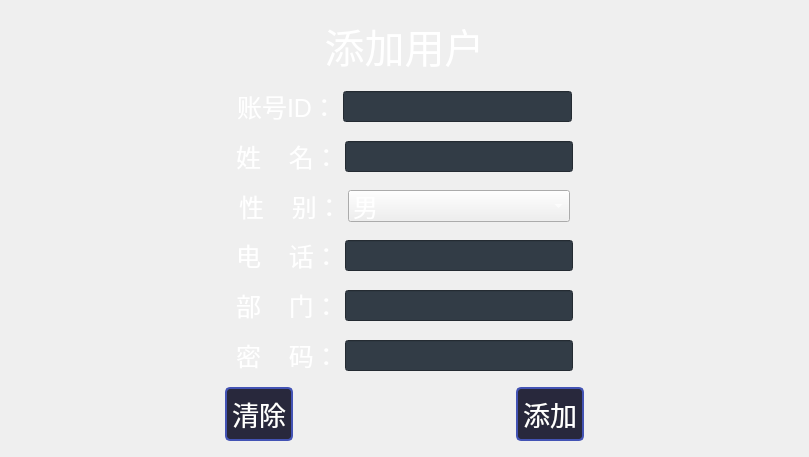
<?xml version="1.0" encoding="UTF-8"?>
<ui version="4.0">
 <class>MainWindow</class>
 <widget class="QMainWindow" name="MainWindow">
  <property name="geometry">
   <rect>
    <x>0</x>
    <y>0</y>
    <width>809</width>
    <height>457</height>
   </rect>
  </property>
  <property name="windowTitle">
   <string>MainWindow</string>
  </property>
  <property name="styleSheet">
   <string notr="true">background-color: rgb(58, 58,58);
QLineEdit{
	color:white;
}</string>
  </property>
  <widget class="QWidget" name="centralwidget">
   <layout class="QVBoxLayout" name="verticalLayout">
    <item>
     <spacer name="verticalSpacer_2">
      <property name="orientation">
       <enum>Qt::Vertical</enum>
      </property>
      <property name="sizeHint" stdset="0">
       <size>
        <width>20</width>
        <height>40</height>
       </size>
      </property>
     </spacer>
    </item>
    <item>
     <widget class="QLabel" name="lb_title">
      <property name="font">
       <font>
        <family>Arial</family>
        <pointsize>-1</pointsize>
        <weight>50</weight>
        <italic>false</italic>
        <bold>false</bold>
       </font>
      </property>
      <property name="styleSheet">
       <string notr="true">font-size:40px;
                                            color:rgb(255,255,255);
                                            font:Arial;
                                        </string>
      </property>
      <property name="text">
       <string>添加用户</string>
      </property>
      <property name="alignment">
       <set>Qt::AlignCenter</set>
      </property>
     </widget>
    </item>
    <item>
     <spacer name="verticalSpacer">
      <property name="orientation">
       <enum>Qt::Vertical</enum>
      </property>
      <property name="sizeHint" stdset="0">
       <size>
        <width>20</width>
        <height>40</height>
       </size>
      </property>
     </spacer>
    </item>
    <item>
     <layout class="QHBoxLayout" name="horizontalLayout">
      <item>
       <spacer name="horizontalSpacer">
        <property name="orientation">
         <enum>Qt::Horizontal</enum>
        </property>
        <property name="sizeHint" stdset="0">
         <size>
          <width>40</width>
          <height>20</height>
         </size>
        </property>
       </spacer>
      </item>
      <item>
       <widget class="QLabel" name="lb_username">
        <property name="styleSheet">
         <string notr="true">font-family:Arial;
                                            font-size:25px;

                                            color:rgb(255, 255, 255)
                                        </string>
        </property>
        <property name="text">
         <string>账号ID：</string>
        </property>
       </widget>
      </item>
      <item>
       <widget class="QLineEdit" name="le_id">
        <property name="font">
         <font>
          <family>Arial</family>
          <pointsize>14</pointsize>
         </font>
        </property>
        <property name="styleSheet">
         <string notr="true">color:rgb(255, 255, 255);
                                            background-color:rgb(50,60,70);
                                        </string>
        </property>
        <property name="alignment">
         <set>Qt::AlignCenter</set>
        </property>
       </widget>
      </item>
      <item>
       <spacer name="horizontalSpacer_2">
        <property name="orientation">
         <enum>Qt::Horizontal</enum>
        </property>
        <property name="sizeHint" stdset="0">
         <size>
          <width>40</width>
          <height>20</height>
         </size>
        </property>
       </spacer>
      </item>
     </layout>
    </item>
    <item>
     <spacer name="verticalSpacer_3">
      <property name="orientation">
       <enum>Qt::Vertical</enum>
      </property>
      <property name="sizeHint" stdset="0">
       <size>
        <width>20</width>
        <height>40</height>
       </size>
      </property>
     </spacer>
    </item>
    <item>
     <layout class="QHBoxLayout" name="horizontalLayout_2">
      <item>
       <spacer name="horizontalSpacer_3">
        <property name="orientation">
         <enum>Qt::Horizontal</enum>
        </property>
        <property name="sizeHint" stdset="0">
         <size>
          <width>40</width>
          <height>20</height>
         </size>
        </property>
       </spacer>
      </item>
      <item>
       <widget class="QLabel" name="lb_name">
        <property name="styleSheet">
         <string notr="true">font-family:Arial;
                                            font-size:25px;

                                            color:rgb(255, 255, 255)
                                        </string>
        </property>
        <property name="text">
         <string>姓    名：</string>
        </property>
       </widget>
      </item>
      <item>
       <widget class="QLineEdit" name="le_username">
        <property name="font">
         <font>
          <family>Arial</family>
          <pointsize>14</pointsize>
         </font>
        </property>
        <property name="styleSheet">
         <string notr="true">color:rgb(255, 255, 255);
                                            background-color:rgb(50,60,70);
                                        </string>
        </property>
        <property name="alignment">
         <set>Qt::AlignCenter</set>
        </property>
       </widget>
      </item>
      <item>
       <spacer name="horizontalSpacer_4">
        <property name="orientation">
         <enum>Qt::Horizontal</enum>
        </property>
        <property name="sizeHint" stdset="0">
         <size>
          <width>40</width>
          <height>20</height>
         </size>
        </property>
       </spacer>
      </item>
     </layout>
    </item>
    <item>
     <spacer name="verticalSpacer_4">
      <property name="orientation">
       <enum>Qt::Vertical</enum>
      </property>
      <property name="sizeHint" stdset="0">
       <size>
        <width>20</width>
        <height>40</height>
       </size>
      </property>
     </spacer>
    </item>
    <item>
     <layout class="QHBoxLayout" name="horizontalLayout_3">
      <item>
       <spacer name="horizontalSpacer_6">
        <property name="orientation">
         <enum>Qt::Horizontal</enum>
        </property>
        <property name="sizeHint" stdset="0">
         <size>
          <width>37</width>
          <height>29</height>
         </size>
        </property>
       </spacer>
      </item>
      <item>
       <widget class="QLabel" name="lb_sex">
        <property name="styleSheet">
         <string notr="true">font-family:Arial;
                                            font-size:25px;

                                            color:rgb(255, 255, 255)
                                        </string>
        </property>
        <property name="text">
         <string>性    别：</string>
        </property>
       </widget>
      </item>
      <item>
       <widget class="QComboBox" name="cb_gender">
        <property name="sizePolicy">
         <sizepolicy hsizetype="Expanding" vsizetype="Fixed">
          <horstretch>0</horstretch>
          <verstretch>0</verstretch>
         </sizepolicy>
        </property>
        <property name="minimumSize">
         <size>
          <width>0</width>
          <height>0</height>
         </size>
        </property>
        <property name="maximumSize">
         <size>
          <width>222</width>
          <height>32</height>
         </size>
        </property>
        <property name="styleSheet">
         <string notr="true">font-family:Arial;
                                            font-size:25px;

                                            color:rgb(255, 255, 255)
                                        </string>
        </property>
        <item>
         <property name="text">
          <string>男</string>
         </property>
        </item>
        <item>
         <property name="text">
          <string>女</string>
         </property>
        </item>
       </widget>
      </item>
      <item>
       <spacer name="horizontalSpacer_5">
        <property name="orientation">
         <enum>Qt::Horizontal</enum>
        </property>
        <property name="sizeHint" stdset="0">
         <size>
          <width>37</width>
          <height>29</height>
         </size>
        </property>
       </spacer>
      </item>
     </layout>
    </item>
    <item>
     <spacer name="verticalSpacer_5">
      <property name="orientation">
       <enum>Qt::Vertical</enum>
      </property>
      <property name="sizeHint" stdset="0">
       <size>
        <width>20</width>
        <height>40</height>
       </size>
      </property>
     </spacer>
    </item>
    <item>
     <layout class="QHBoxLayout" name="horizontalLayout_4">
      <item>
       <spacer name="horizontalSpacer_7">
        <property name="orientation">
         <enum>Qt::Horizontal</enum>
        </property>
        <property name="sizeHint" stdset="0">
         <size>
          <width>40</width>
          <height>20</height>
         </size>
        </property>
       </spacer>
      </item>
      <item>
       <widget class="QLabel" name="lb_tel">
        <property name="styleSheet">
         <string notr="true">font-family:Arial;
                                            font-size:25px;

                                            color:rgb(255, 255, 255)
                                        </string>
        </property>
        <property name="text">
         <string>电    话：</string>
        </property>
       </widget>
      </item>
      <item>
       <widget class="QLineEdit" name="le_mobile">
        <property name="font">
         <font>
          <family>Arial</family>
          <pointsize>14</pointsize>
         </font>
        </property>
        <property name="styleSheet">
         <string notr="true">color:rgb(255, 255, 255);
                                            background-color:rgb(50,60,70);
                                        </string>
        </property>
        <property name="alignment">
         <set>Qt::AlignCenter</set>
        </property>
       </widget>
      </item>
      <item>
       <spacer name="horizontalSpacer_8">
        <property name="orientation">
         <enum>Qt::Horizontal</enum>
        </property>
        <property name="sizeHint" stdset="0">
         <size>
          <width>40</width>
          <height>20</height>
         </size>
        </property>
       </spacer>
      </item>
     </layout>
    </item>
    <item>
     <spacer name="verticalSpacer_6">
      <property name="orientation">
       <enum>Qt::Vertical</enum>
      </property>
      <property name="sizeHint" stdset="0">
       <size>
        <width>20</width>
        <height>40</height>
       </size>
      </property>
     </spacer>
    </item>
    <item>
     <layout class="QHBoxLayout" name="horizontalLayout_5">
      <item>
       <spacer name="horizontalSpacer_9">
        <property name="orientation">
         <enum>Qt::Horizontal</enum>
        </property>
        <property name="sizeHint" stdset="0">
         <size>
          <width>40</width>
          <height>20</height>
         </size>
        </property>
       </spacer>
      </item>
      <item>
       <widget class="QLabel" name="lb_depart">
        <property name="styleSheet">
         <string notr="true">font-family:Arial;
                                            font-size:25px;

                                            color:rgb(255, 255, 255)
                                        </string>
        </property>
        <property name="text">
         <string>部    门：</string>
        </property>
       </widget>
      </item>
      <item>
       <widget class="QLineEdit" name="le_depart">
        <property name="font">
         <font>
          <family>Arial</family>
          <pointsize>14</pointsize>
         </font>
        </property>
        <property name="styleSheet">
         <string notr="true">color:rgb(255, 255, 255);
                                            background-color:rgb(50,60,70);
                                        </string>
        </property>
        <property name="alignment">
         <set>Qt::AlignCenter</set>
        </property>
       </widget>
      </item>
      <item>
       <spacer name="horizontalSpacer_10">
        <property name="orientation">
         <enum>Qt::Horizontal</enum>
        </property>
        <property name="sizeHint" stdset="0">
         <size>
          <width>40</width>
          <height>20</height>
         </size>
        </property>
       </spacer>
      </item>
     </layout>
    </item>
    <item>
     <spacer name="verticalSpacer_7">
      <property name="orientation">
       <enum>Qt::Vertical</enum>
      </property>
      <property name="sizeHint" stdset="0">
       <size>
        <width>20</width>
        <height>40</height>
       </size>
      </property>
     </spacer>
    </item>
    <item>
     <layout class="QHBoxLayout" name="horizontalLayout_6">
      <item>
       <spacer name="horizontalSpacer_11">
        <property name="orientation">
         <enum>Qt::Horizontal</enum>
        </property>
        <property name="sizeHint" stdset="0">
         <size>
          <width>40</width>
          <height>20</height>
         </size>
        </property>
       </spacer>
      </item>
      <item>
       <widget class="QLabel" name="lb_password">
        <property name="styleSheet">
         <string notr="true">font-family:Arial;
                                            font-size:25px;

                                            color:rgb(255, 255, 255)
                                        </string>
        </property>
        <property name="text">
         <string>密    码：</string>
        </property>
       </widget>
      </item>
      <item>
       <widget class="QLineEdit" name="le_password">
        <property name="font">
         <font>
          <family>Arial</family>
          <pointsize>14</pointsize>
         </font>
        </property>
        <property name="styleSheet">
         <string notr="true">color:rgb(255, 255, 255);
                                            background-color:rgb(50,60,70);
                                        </string>
        </property>
        <property name="alignment">
         <set>Qt::AlignCenter</set>
        </property>
       </widget>
      </item>
      <item>
       <spacer name="horizontalSpacer_12">
        <property name="orientation">
         <enum>Qt::Horizontal</enum>
        </property>
        <property name="sizeHint" stdset="0">
         <size>
          <width>40</width>
          <height>20</height>
         </size>
        </property>
       </spacer>
      </item>
     </layout>
    </item>
    <item>
     <spacer name="verticalSpacer_8">
      <property name="orientation">
       <enum>Qt::Vertical</enum>
      </property>
      <property name="sizeHint" stdset="0">
       <size>
        <width>20</width>
        <height>40</height>
       </size>
      </property>
     </spacer>
    </item>
    <item>
     <layout class="QHBoxLayout" name="horizontalLayout_7">
      <item>
       <spacer name="horizontalSpacer_13">
        <property name="orientation">
         <enum>Qt::Horizontal</enum>
        </property>
        <property name="sizeHint" stdset="0">
         <size>
          <width>40</width>
          <height>20</height>
         </size>
        </property>
       </spacer>
      </item>
      <item>
       <widget class="QPushButton" name="pb_clearAll">
        <property name="styleSheet">
         <string notr="true">QPushButton {
                                                    color: #ffffff;
                                                    background-color: rgb(40,40, 60);
                                                    border-radius:5px;
                                                    text-align:center;
                                                    font-size:20pt;
                                                    font-family:Arial;
                                                    padding: 5px;
                                                    border:2px solid rgb(67,83,180);
                                                    }
                                                    QPushButton:hover{
                                                    font-size:20pt;
                                                    font-weight:bold;
                                                    border-width:4px;
                                                    border-radius:10px;
                                                    }
                                                </string>
        </property>
        <property name="text">
         <string>清除</string>
        </property>
       </widget>
      </item>
      <item>
       <spacer name="horizontalSpacer_14">
        <property name="orientation">
         <enum>Qt::Horizontal</enum>
        </property>
        <property name="sizeHint" stdset="0">
         <size>
          <width>40</width>
          <height>20</height>
         </size>
        </property>
       </spacer>
      </item>
      <item>
       <widget class="QPushButton" name="pb_addUser">
        <property name="styleSheet">
         <string notr="true">QPushButton {
                                                    color: #ffffff;
                                                    background-color: rgb(40,40, 60);
                                                    border-radius:5px;
                                                    text-align:center;
                                                    font-size:20pt;
                                                    font-family:Arial;
                                                    padding: 5px;
                                                    border:2px solid rgb(67,83,180);
                                                    }
                                                    QPushButton:hover{
                                                    font-size:20pt;
                                                    font-weight:bold;
                                                    border-width:4px;
                                                    border-radius:10px;
                                                    }
                                                </string>
        </property>
        <property name="text">
         <string>添加</string>
        </property>
       </widget>
      </item>
      <item>
       <spacer name="horizontalSpacer_15">
        <property name="orientation">
         <enum>Qt::Horizontal</enum>
        </property>
        <property name="sizeHint" stdset="0">
         <size>
          <width>40</width>
          <height>20</height>
         </size>
        </property>
       </spacer>
      </item>
     </layout>
    </item>
    <item>
     <spacer name="verticalSpacer_9">
      <property name="orientation">
       <enum>Qt::Vertical</enum>
      </property>
      <property name="sizeHint" stdset="0">
       <size>
        <width>20</width>
        <height>40</height>
       </size>
      </property>
     </spacer>
    </item>
   </layout>
  </widget>
 </widget>
 <resources/>
 <connections>
  <connection>
   <sender>pb_clearAll</sender>
   <signal>clicked()</signal>
   <receiver>MainWindow</receiver>
   <slot>cleanAll()</slot>
   <hints>
    <hint type="sourcelabel">
     <x>260</x>
     <y>391</y>
    </hint>
    <hint type="destinationlabel">
     <x>373</x>
     <y>407</y>
    </hint>
   </hints>
  </connection>
  <connection>
   <sender>pb_addUser</sender>
   <signal>clicked()</signal>
   <receiver>MainWindow</receiver>
   <slot>addUser()</slot>
   <hints>
    <hint type="sourcelabel">
     <x>578</x>
     <y>408</y>
    </hint>
    <hint type="destinationlabel">
     <x>652</x>
     <y>406</y>
    </hint>
   </hints>
  </connection>
 </connections>
 <slots>
  <slot>cleanAll()</slot>
  <slot>addUser()</slot>
 </slots>
</ui>
